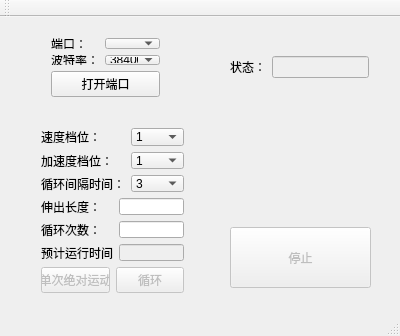
<?xml version="1.0" encoding="UTF-8"?>
<ui version="4.0">
 <class>MainWindow</class>
 <widget class="QMainWindow" name="MainWindow">
  <property name="geometry">
   <rect>
    <x>0</x>
    <y>0</y>
    <width>400</width>
    <height>336</height>
   </rect>
  </property>
  <property name="windowTitle">
   <string>MainWindow</string>
  </property>
  <property name="toolTip">
   <string/>
  </property>
  <widget class="QWidget" name="centralWidget">
   <widget class="QWidget" name="layoutWidget">
    <property name="geometry">
     <rect>
      <x>219</x>
      <y>10</y>
      <width>161</width>
      <height>81</height>
     </rect>
    </property>
    <layout class="QGridLayout" name="gridLayout_2">
     <item row="0" column="0">
      <widget class="QLabel" name="statusLabel">
       <property name="text">
        <string>状态：</string>
       </property>
      </widget>
     </item>
     <item row="0" column="1">
      <widget class="QLineEdit" name="statusLine">
       <property name="enabled">
        <bool>false</bool>
       </property>
      </widget>
     </item>
    </layout>
   </widget>
   <widget class="QPushButton" name="stopButton">
    <property name="enabled">
     <bool>false</bool>
    </property>
    <property name="geometry">
     <rect>
      <x>230</x>
      <y>210</y>
      <width>141</width>
      <height>61</height>
     </rect>
    </property>
    <property name="text">
     <string>停止</string>
    </property>
   </widget>
   <widget class="QWidget" name="layoutWidget">
    <property name="geometry">
     <rect>
      <x>40</x>
      <y>10</y>
      <width>131</width>
      <height>81</height>
     </rect>
    </property>
    <layout class="QVBoxLayout" name="verticalLayout_2">
     <item>
      <layout class="QGridLayout" name="gridLayout">
       <item row="0" column="0">
        <widget class="QLabel" name="portLabel">
         <property name="sizePolicy">
          <sizepolicy hsizetype="Fixed" vsizetype="Fixed">
           <horstretch>0</horstretch>
           <verstretch>0</verstretch>
          </sizepolicy>
         </property>
         <property name="text">
          <string>端口：</string>
         </property>
        </widget>
       </item>
       <item row="0" column="1">
        <widget class="QComboBox" name="portBox">
         <property name="sizePolicy">
          <sizepolicy hsizetype="Fixed" vsizetype="Fixed">
           <horstretch>0</horstretch>
           <verstretch>0</verstretch>
          </sizepolicy>
         </property>
         <property name="editable">
          <bool>false</bool>
         </property>
         <property name="sizeAdjustPolicy">
          <enum>QComboBox::AdjustToContentsOnFirstShow</enum>
         </property>
        </widget>
       </item>
       <item row="1" column="0">
        <widget class="QLabel" name="baudLabel">
         <property name="text">
          <string>波特率：</string>
         </property>
        </widget>
       </item>
       <item row="1" column="1">
        <widget class="QComboBox" name="baudBox">
         <property name="sizePolicy">
          <sizepolicy hsizetype="Fixed" vsizetype="Fixed">
           <horstretch>0</horstretch>
           <verstretch>0</verstretch>
          </sizepolicy>
         </property>
         <item>
          <property name="text">
           <string>38400</string>
          </property>
         </item>
         <item>
          <property name="text">
           <string>9600</string>
          </property>
         </item>
         <item>
          <property name="text">
           <string>14400</string>
          </property>
         </item>
         <item>
          <property name="text">
           <string>19200</string>
          </property>
         </item>
         <item>
          <property name="text">
           <string>28800</string>
          </property>
         </item>
        </widget>
       </item>
      </layout>
     </item>
     <item>
      <layout class="QHBoxLayout" name="horizontalLayout">
       <item>
        <widget class="QPushButton" name="openButtom">
         <property name="sizePolicy">
          <sizepolicy hsizetype="Preferred" vsizetype="Fixed">
           <horstretch>0</horstretch>
           <verstretch>0</verstretch>
          </sizepolicy>
         </property>
         <property name="text">
          <string>打开端口</string>
         </property>
        </widget>
       </item>
      </layout>
     </item>
    </layout>
   </widget>
   <widget class="QWidget" name="layoutWidget">
    <property name="geometry">
     <rect>
      <x>30</x>
      <y>100</y>
      <width>165</width>
      <height>187</height>
     </rect>
    </property>
    <layout class="QVBoxLayout" name="verticalLayout">
     <item>
      <layout class="QGridLayout" name="gridLayout_3">
       <item row="0" column="0">
        <widget class="QLabel" name="speedLabel">
         <property name="text">
          <string>速度档位：</string>
         </property>
        </widget>
       </item>
       <item row="1" column="2">
        <widget class="QComboBox" name="accBox">
         <item>
          <property name="text">
           <string>1</string>
          </property>
         </item>
         <item>
          <property name="text">
           <string>2</string>
          </property>
         </item>
         <item>
          <property name="text">
           <string>3</string>
          </property>
         </item>
        </widget>
       </item>
       <item row="2" column="2">
        <widget class="QComboBox" name="intervalBox">
         <item>
          <property name="text">
           <string>3</string>
          </property>
         </item>
         <item>
          <property name="text">
           <string>4</string>
          </property>
         </item>
         <item>
          <property name="text">
           <string>5</string>
          </property>
         </item>
        </widget>
       </item>
       <item row="0" column="2">
        <widget class="QComboBox" name="speedBox">
         <item>
          <property name="text">
           <string>1</string>
          </property>
         </item>
         <item>
          <property name="text">
           <string>2</string>
          </property>
         </item>
         <item>
          <property name="text">
           <string>3</string>
          </property>
         </item>
        </widget>
       </item>
       <item row="1" column="0">
        <widget class="QLabel" name="acclabel">
         <property name="text">
          <string>加速度档位：</string>
         </property>
        </widget>
       </item>
       <item row="2" column="0">
        <widget class="QLabel" name="intervalLabel">
         <property name="text">
          <string>循环间隔时间：</string>
         </property>
        </widget>
       </item>
      </layout>
     </item>
     <item>
      <layout class="QGridLayout" name="gridLayout_4">
       <item row="2" column="2">
        <widget class="QLineEdit" name="timeLine">
         <property name="enabled">
          <bool>false</bool>
         </property>
        </widget>
       </item>
       <item row="1" column="2">
        <widget class="QLineEdit" name="routineLine"/>
       </item>
       <item row="0" column="0">
        <widget class="QLabel" name="positionLabel">
         <property name="text">
          <string>伸出长度：</string>
         </property>
        </widget>
       </item>
       <item row="1" column="0">
        <widget class="QLabel" name="routinelabel">
         <property name="text">
          <string>循环次数：</string>
         </property>
        </widget>
       </item>
       <item row="2" column="0" colspan="2">
        <widget class="QLabel" name="timeLabel">
         <property name="text">
          <string>预计运行时间</string>
         </property>
        </widget>
       </item>
       <item row="0" column="2">
        <widget class="QLineEdit" name="positionLine"/>
       </item>
      </layout>
     </item>
     <item>
      <layout class="QHBoxLayout" name="horizontalLayout_4">
       <item>
        <widget class="QPushButton" name="openButton">
         <property name="enabled">
          <bool>false</bool>
         </property>
         <property name="text">
          <string>单次绝对运动</string>
         </property>
        </widget>
       </item>
       <item>
        <widget class="QPushButton" name="routineButton">
         <property name="enabled">
          <bool>false</bool>
         </property>
         <property name="text">
          <string>循环</string>
         </property>
        </widget>
       </item>
      </layout>
     </item>
    </layout>
   </widget>
  </widget>
  <widget class="QToolBar" name="mainToolBar">
   <attribute name="toolBarArea">
    <enum>TopToolBarArea</enum>
   </attribute>
   <attribute name="toolBarBreak">
    <bool>false</bool>
   </attribute>
  </widget>
  <widget class="QStatusBar" name="statusBar"/>
 </widget>
 <layoutdefault spacing="6" margin="11"/>
 <resources/>
 <connections/>
</ui>
